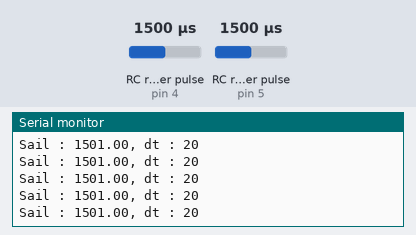
A sketch run on a simulated Arduino Uno, built with avr-gcc and run on an emulated ATmega328P. Shown: the last lines printed to the serial monitor. Wiring (inferred from the names in the program): 2 × RC receiver channel: data pin 4 / data pin 5. The test bench sets the inputs (shaded band); at power-on: RC receiver pulse (sensors on pin 4, pin 5) 1500 µs.

Above: at 4.7 s.
4.8 s: RC receiver pulse (sensor on pin 4) set to 1020 µs
At 4.85 s:
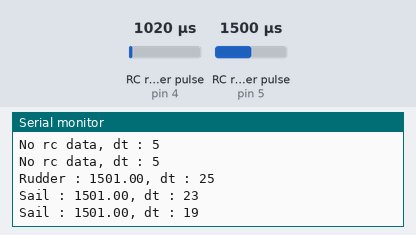
6.3 s: RC receiver pulse (sensor on pin 5) set to 1020 µs
At 7.2 s:
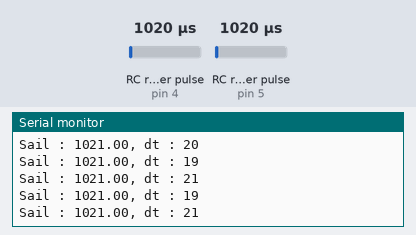
7.8 s: RC receiver pulse (sensor on pin 4) set to 1250 µs
At 8.3 s:
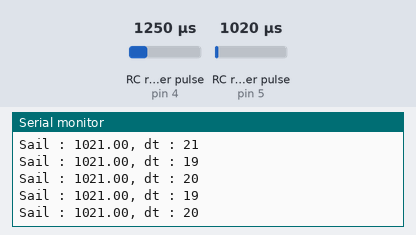
9.3 s: RC receiver pulse (sensor on pin 5) set to 1250 µs
At 9.8 s:
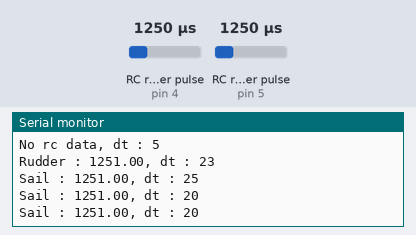
Timing chart, 0 to 11.8 s (numbered marks = the images above; inputs shaded):
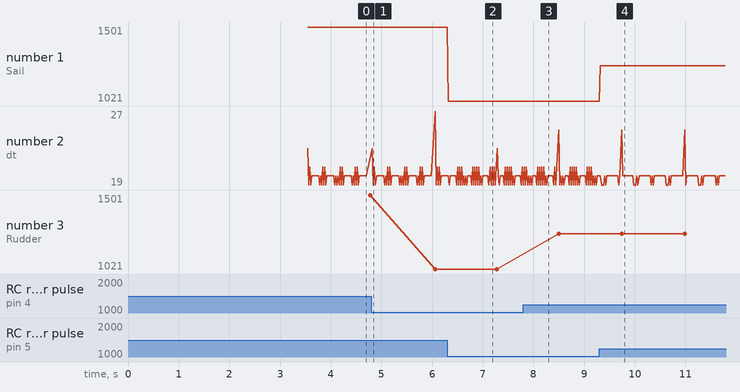

Measured:
- after the input at 6.3 s, the serial monitor: prints a new line at once (image 2)
- after the input at 9.3 s, the serial monitor: prints a new line at once (image 4)
- plotted number 3: 1501 → 1021 after the input at 4.8 s, 1021 → 1251 after the input at 7.8 s

The sketch:

tst_rc.ino
```cpp
#include "I2Cdev.h"
#include <ros.h>

const int chPinRudder = 4; // channel 1 sur le pin 4
const int chPinSail = 5; // channel 2 sur le pin 5
float chRudder;
float chSail;

unsigned long max_duration = 30000;
unsigned long min_duration = 0;
bool found = 0;

unsigned long t0,t1;

void setup() {
  pinMode(chPinRudder, INPUT);
  pinMode(chPinSail,INPUT);
  Serial.begin(115200);

  for (unsigned long duration=0;duration<max_duration;duration=duration+100)
    {
      chRudder = pulseIn(chPinRudder,HIGH,duration);
      //Serial.print(duration);
      //Serial.print(" : ");
      //Serial.println(chRudder);
      if ((min_duration != 0) && (chRudder != 0) && (found == 0))
      {
        found = 1;
        min_duration = duration*1.1;

      }
      if (found == 0)
      {
        min_duration = chRudder;
      }
    }
  Serial.println();
  Serial.println(min_duration);
  t0 = 0;
}

void loop() {
  t1 = millis();
  chRudder = pulseIn(chPinRudder,HIGH,5000);
  if (chRudder==0)
  {
    t0 += millis()-t1;
  }
  else
  {
    t0 = 0; // reset if there is a new data
    chRudder = pulseIn(chPinRudder,HIGH);
    Serial.print("Rudder : ");
    Serial.print(chRudder);
    Serial.print(", dt : ");
    Serial.println(millis()-t1);
  }
  if (t0 > 300)
  {
    Serial.print("No rc data, dt : ");
    Serial.println(millis()-t1);
  }
  else
  {
    chSail = pulseIn(chPinSail,HIGH,20000);
    if (chSail != 0)
    {
      Serial.print("Sail : ");
      Serial.print(chSail);
      Serial.print(", dt : ");
      Serial.println(millis()-t1);
    }
  }

}
```
